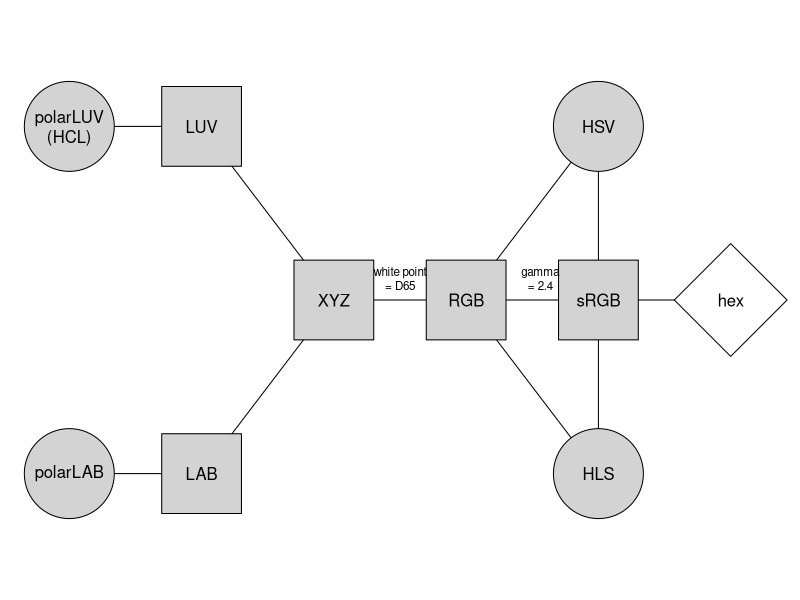

The R source for this figure: (Note: this script raises an error after producing the figure.)
## ---- chunk 1
library("colorspace")
## ---- chunk 2
par(mar = rep(0, 4))

d <- data.frame(
  x = c(1, 1, 2, 2, 3, 4, 5, 5, 5, 6),
  y = c(1, 3, 1, 3, 2, 2, 1, 3, 2, 2),
  lab = c("polarLAB", "polarLUV\n(HCL)", "LAB", "LUV", "XYZ", "RGB", "HLS", "HSV", "sRGB", "hex"),
  stringsAsFactors = FALSE
)

plot(0, 0, type = "n", axes = FALSE, xlab = "", ylab = "",
  xlim = c(0.7, 6.3), ylim = c(0.4, 3.6))
lines(y ~ x, data = d[-c(1, 3, 7, 8),])
lines(y ~ x, data = d[c(1, 3, 5),])
lines(y ~ x, data = d[c(6, 7, 9),])
lines(y ~ x, data = d[c(6, 8, 9),])
points(y ~ x, data = d[c(1, 2, 7, 8), ], pch = 21, bg = "lightgray", cex = 12)
points(y ~ x, data = d[c(3, 4, 5, 6, 9), ], pch = 22, bg = "lightgray", cex = 12)
points(y ~ x, data = d[10, ], pch = 23, bg = "white", cex = 12)

text(d$x, d$y, d$lab)
text(3.5, 2, "white point\n= D65", cex = 0.7, pos = 3)
text(4.56, 2, "gamma\n= 2.4", cex = 0.7, pos = 3)
## ---- chunk 3
grDevices::svg(file = "screenshots/human-axes.svg", width = 4.5, height = 4.5)
par(mar = rep(0, 4))
midgray <- gray(134/255)
res <- persp(c(-1, 1), c(-1, 1), matrix(c(-1, 1, 1, -1), 2, 2),
  xlim = c(-0.77, 0.77), ylim = c(-0.77, 0.77), zlim = c(-0.77, 0.77),
  border = "transparent", box = FALSE, axes = FALSE, phi = 20, theta = 30, r = 50)
ax <- trans3d(c(1, -1, 0, 0, 0, 0), c(0, 0, 1, -1, 0, 0), c(0, 0, 0, 0, 1, -1), res)
circ <- (-45:45)/50
circ <- trans3d(rep(circ, 2), c(sqrt(circ[1]^2 - circ^2), -sqrt(circ[1]^2 - circ^2)), 0, res)
arrows(ax$x[c(1, 3, 5)], ax$y[c(1, 3, 5)], ax$x[c(2, 4, 6)], ax$y[c(2, 4, 6)], code = 3, length = 0.1, col = midgray, lwd = 3)
lines(circ$x, circ$y, col = midgray, lty = 2)
text(ax$x, ax$y, c("green", "red", "blue", "yellow", "light", "dark"), col = midgray, pos = c(4, 2, 4, 2, 3, 1))
dev.off()
## ---- chunk 4
par(mfrow = c(1, 2))
hclplot(sequential_hcl(5), h = 255, c = 125, size = 0, lwd = 0)
hclplot(qualitative_hcl(5), l = 70, c = 125, size = 0, lwd = 0)
## ---- chunk 5
(x <- polarLUV(L = 70, C = 50, H = c(0, 120, 240)))
## ---- chunk 6
(y <- as(x, "sRGB"))
## ---- chunk 7
as(y, "HSV")
## ---- chunk 8
hex(x)
